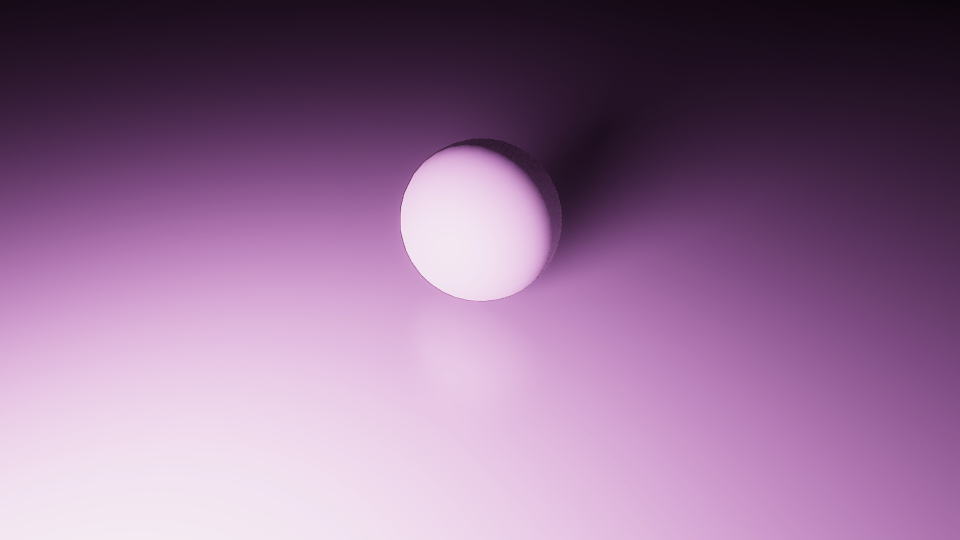
#> input picture images/1.png, 960 x 540 px, found by its file name
$ python Akamatsu_origin2.py
#> lines starting #> are read from the running program, lines starting #| are printed output that depends on the picture; after the words box and inside, x2 and y2 are one past the last pixel; in counts of white or black regions, pixels touching at a corner belong together; long printed decimals are rounded
import cv2
import numpy as np
import math
import sys
import copy
import matplotlib.pyplot as plt

def LoGFilter(src, sigma):
    dst = src.copy()
    dst = cv2.GaussianBlur(dst, (5, 5), sigma)
    dst = cv2.Laplacian(dst, -1, ksize=5)
    return dst

#RGBが同じピクセルほど光源の影響がでやすい ->　白またはグレーのピクセルが欲しい
#完全２５５の白は情報がなさすぎるから困る
raw = cv2.imread("images/1.png")
#> raw is the input picture: shape (540, 960, 3); mean B, G, R 145.4, 109.5, 144.6
raw = cv2.resize(raw, (500, 500))
#> raw: shape (500, 500, 3)
height, width, channels = raw.shape[:3]
#> height = 500; width = 500; channels = 3
sigma = 0.5

R = raw[:, :, 2].astype(np.float_) /255.
G = raw[:, :, 1].astype(np.float_) /255.
B = raw[:, :, 0].astype(np.float_) /255.

#0除算回避
EPS = sys.float_info.epsilon
R[R==0] = EPS
G[G==0] = EPS
B[B==0] = EPS
filter_size = (7, 7)

#denoise
R = cv2.GaussianBlur(R, filter_size, sigma)
G = cv2.GaussianBlur(G, filter_size, sigma)
B = cv2.GaussianBlur(B, filter_size, sigma)

#matlabコードベースのGI計算　たぶん論文のまま書いても大丈夫
#https://github.com/yanlinqian/Grayness-Index/blob/master/greypixel_kaifu/GetGreyidx.m

#多分グレーっぽさを計算
log_r = np.log(R)
#Mr = cv2.GaussianBlur(log_r, filter_size, sigma)
Mr = LoGFilter(log_r, sigma)

log_b = np.log(B)
#Mb = cv2.GaussianBlur(log_b, filter_size, sigma)
Mb = LoGFilter(log_b, sigma)

log_g = np.log(G)
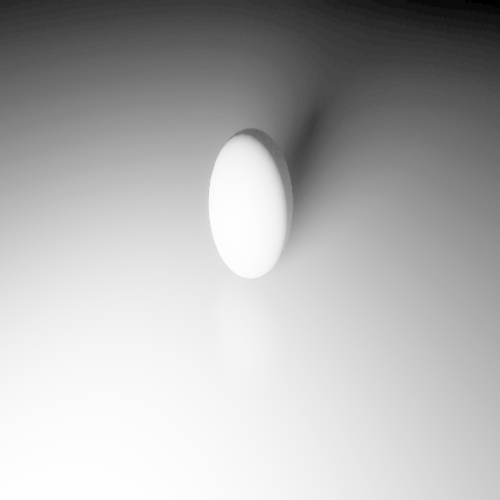
#> log_g: shape (500, 500) float64; min -3.75, max -0.0859, mean -1.2; drawn with min black and max white
#Mg = cv2.GaussianBlur(log_g, filter_size, sigma)
Mg = LoGFilter(log_g, sigma)
#> call 3 of LoGFilter, with sigma = 0.5
#> in LoGFilter (call 3), `dst = cv2.Laplacian(dst, -1, ksize=5)`:
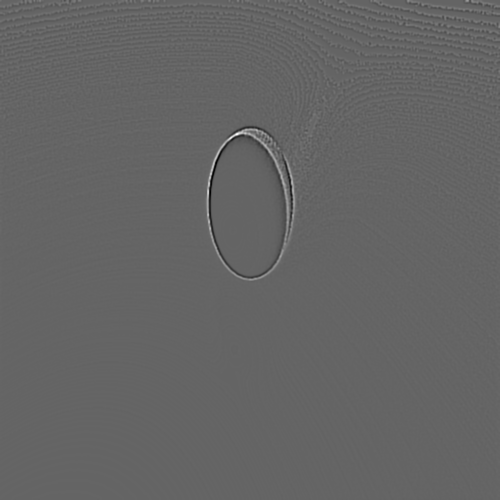
#> dst: shape (500, 500) float64; min -10.32, max 15.76, mean 0.000476; drawn with min black and max white

data = [Mb, Mg, Mr]
Ds = np.std(data, 0)
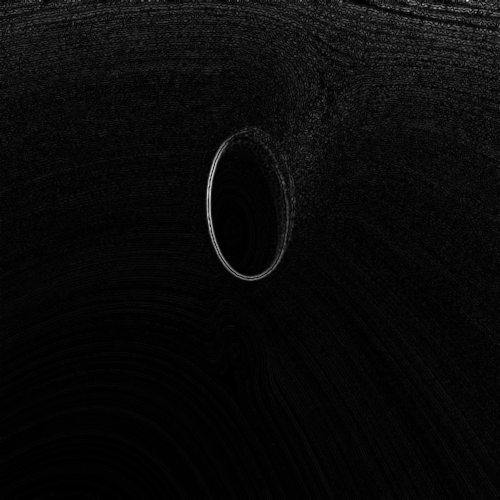
#> Ds: shape (500, 500) float64; min 2.44e-14, max 2.43, mean 0.0972; drawn with min black and max white
Ds = Ds / (np.average(Ds))

data1 = [B,G,R]
Ps = Ds / (np.average(data1))
Greyidx = Ps / np.max(Ps)

#GI
result = cv2.blur(Greyidx, filter_size)

#GIのピクセル強度上位５％を抜き出す
target_pixel = np.resize(result, height*width)
target_pixel.sort()
target_pixel_num = int(len(target_pixel) *0.01)
#> target_pixel_num = 2500
target_value = target_pixel[target_pixel_num]
#> target_value = 0.005
print(target_value)
#| 0.005004
target_pixel_result = copy.copy(result)
target_pixel_result[target_pixel_result < target_value] = -1
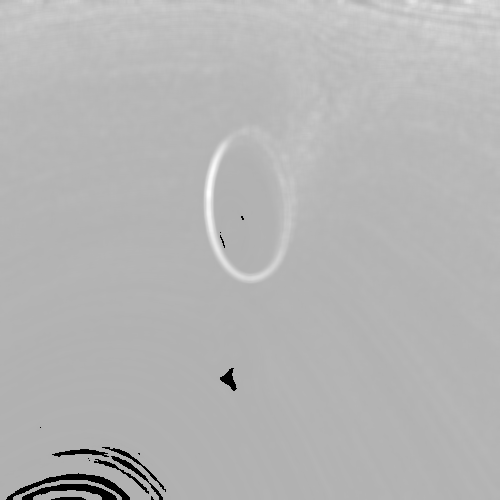
#> target_pixel_result: shape (500, 500) float64; min -1, max 0.449, mean 0.0299; drawn with min black and max white
target_pixel_result[target_pixel_result > target_value] = 0
target_pixel_result[target_pixel_result == -1] = 1
#> target_pixel_result: shape (500, 500) float64; min 0, max 1, mean 0.01

#-------------------------------------------
#マスク作成
#空間的な手がかりのないGIを破棄
#RGBの各チャネルの周辺の値変動がないとそこら一体は同一色である
#閾値処理をかけて色制限（基本的に白背景に光源色のあったったグレーピクセルが欲しい)
#式12の実装？ 各チャネルのガウシアン後の閾値処理
sigma = 0.5
delt_r = cv2.GaussianBlur(R, filter_size, sigma)
delt_g = cv2.GaussianBlur(G, filter_size, sigma)
delt_b = cv2.GaussianBlur(B, filter_size, sigma)
# delt_r = LoGFilter(R, sigma)
# delt_g = LoGFilter(G, sigma)
# delt_b = LoGFilter(B, sigma)

#要調整
delta_threshold = 0.6
delt_r = cv2.threshold(delt_r, delta_threshold, 1, cv2.THRESH_BINARY)[1]
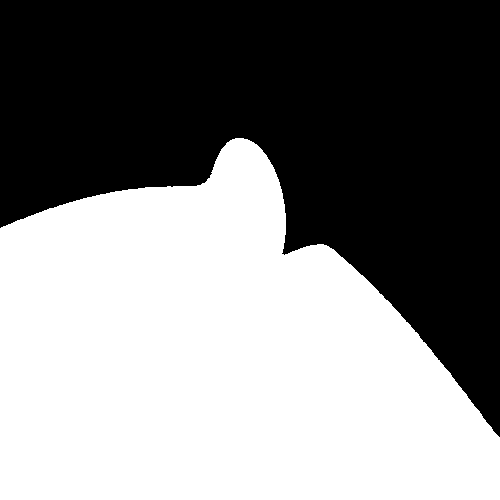
#> delt_r: shape (500, 500) float64; values 0 (black) and 1 (white), 51.5% white; 1 black region, box (x1, y1, x2, y2) and area: (0, 0, 500, 437) 121205
delt_g = cv2.threshold(delt_g, delta_threshold, 1, cv2.THRESH_BINARY)[1]
#> delt_g: shape (500, 500) float64; values 0 (black) and 1 (white), 34.1% white; 1 white region, box (x1, y1, x2, y2) and area: (0, 144, 402, 500) 85295
delt_b = cv2.threshold(delt_b, delta_threshold, 1, cv2.THRESH_BINARY)[1]
#> delt_b: shape (500, 500) float64; values 0 (black) and 1 (white), 52.3% white; 1 black region, box (x1, y1, x2, y2) and area: (0, 0, 500, 426) 119314
mask = delt_r + delt_g + delt_b
mask[mask < 3] = 0
mask[mask == 3] = 1
#mask 白に近い色でのっぺりとした空間

#-------------------------------------------
#GI強度の上位ピクセルの位置と白っぽくてのっぺりとした空間を照らし合わす
mask = cv2.bitwise_and(target_pixel_result, mask)
target = copy.copy(raw)
target[mask==0] = 0

color = np.zeros((200, 200, 3), np.float32)
color[:, :, 0] = R[mask != 0].sum() / mask.sum()
color[:, :, 1] = G[mask != 0].sum() / mask.sum()
color[:, :, 2] = B[mask != 0].sum() / mask.sum()
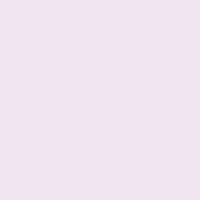
#> color: shape (200, 200, 3) float32; mean of channels 0, 1, 2 0.949, 0.898, 0.945; drawn as B, G, R

hsv_color = cv2.cvtColor(color, cv2.COLOR_RGB2HSV)
#> hsv_color: shape (200, 200, 3) float32; mean H, S, V 305.3, 0.1, 0.9
hsv_color[:, :, 2] = 1
#> hsv_color: shape (200, 200, 3) float32; mean H, S, V 305.3, 0.1, 1
result_color = cv2.cvtColor(hsv_color, cv2.COLOR_HSV2BGR)

result = (result*255).astype(np.uint8)
target_pixel_result = (target_pixel_result*255).astype(np.uint8)

plt.figure()
plt.title("RAW")
plt.imshow(cv2.cvtColor(raw, cv2.COLOR_BGR2RGB))

plt.figure()
plt.title("Intensity")
plt.imshow(result)

plt.figure()
plt.title("target_pixel")
plt.imshow(cv2.cvtColor(target, cv2.COLOR_BGR2RGB))

plt.figure()
plt.title("mask")
plt.imshow(mask*255)

plt.figure()
plt.title("color")
plt.imshow(color)

plt.figure()
plt.title("result_color")
plt.imshow(cv2.cvtColor(result_color, cv2.COLOR_BGR2RGB))
plt.show()
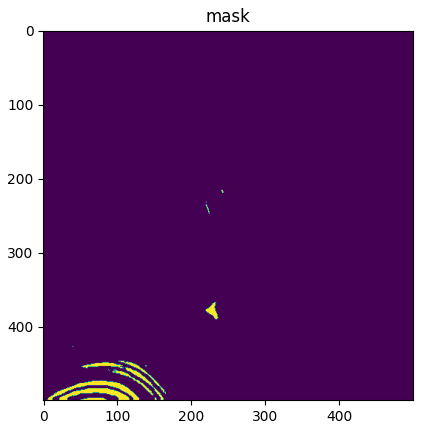
#> figure drawn by matplotlib, 1 panel

# [8 lines of commented-out code are left out]
